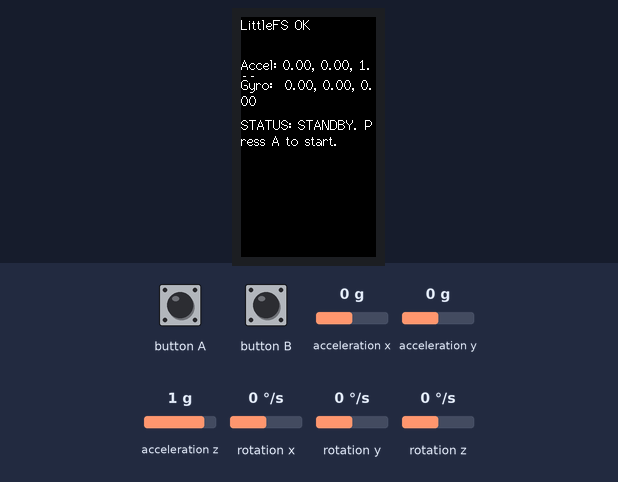
Recording of a sketch running on a simulated ESP32. Parts: 135×240 colour display. The test bench sets the inputs (shaded band); at power-on: acceleration x 0 g, acceleration y 0 g, acceleration z 1 g, rotation x 0 °/s, rotation y 0 °/s, rotation z 0 °/s. Storage starts empty.

Above: at 1.4 s.
1.5 s: button A pressed for 0.6 s
At 2.6 s:
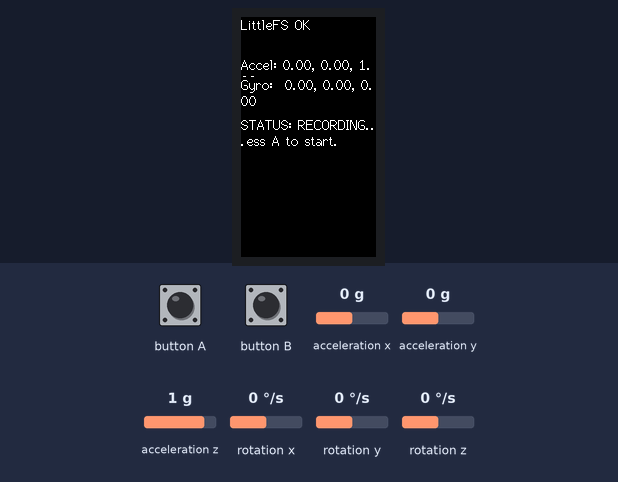
3.6 s: acceleration x set to -1.4 g
At 4.6 s:
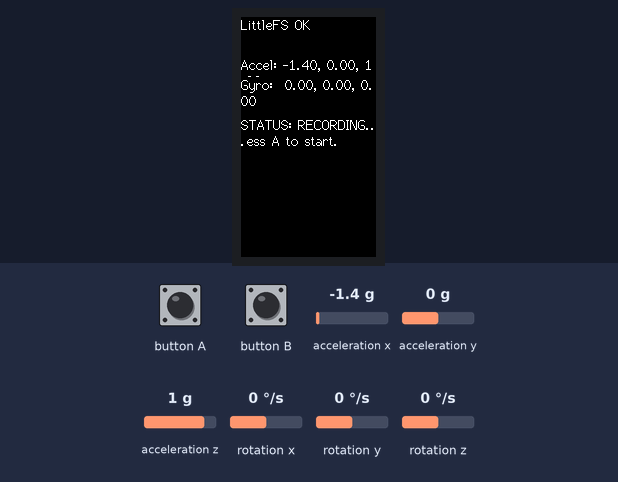
5.3 s: acceleration y set to -1.4 g
At 6.6 s:
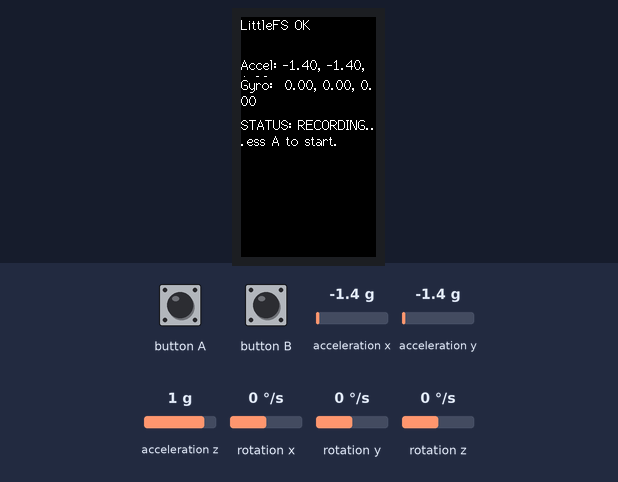
6.9 s: button A pressed for 1 s
At 7.9 s:
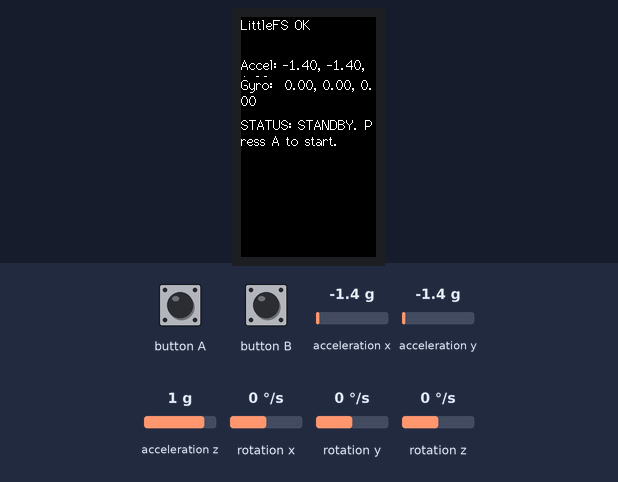
9.4 s: acceleration z set to -1.4 g
11.0 s: rotation x set to -192 °/s
At 11.5 s:
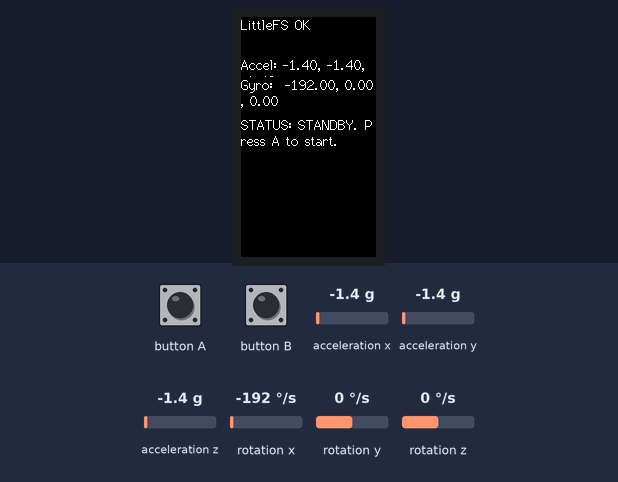
Timing chart, 0 to 13.5 s (numbered marks = the images above; inputs shaded):
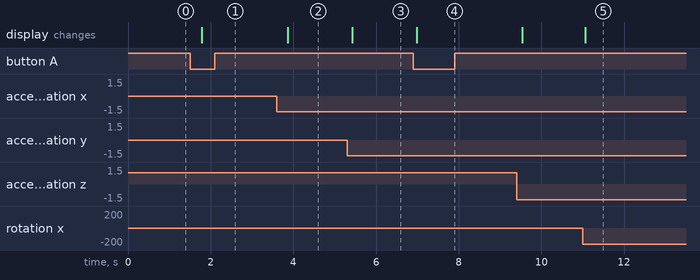

Measured:
- after the input at 1.5 s, the display: changes after 0.28 s (image 1)
- after the input at 3.6 s, the display: changes after 0.26 s (image 2)
- after the input at 5.3 s, the display: changes after 0.12 s (image 3)
- after the input at 6.9 s, the display: changes after 0.09 s (image 4)
- after the input at 11.0 s, the display: changes after 0.07 s (image 5)

The sketch:

m5-acc-gyro.ino
```cpp
#include <M5StickCPlus2.h>
#include <FS.h>
#include <LittleFS.h>

const char* LOG_FILE = "/log.csv";
bool isRecording = false; // State variable to track recording status

// --- Utility Functions ---

void setRecordingIndicator(bool on) {
  M5.Power.setLed(on ? 1 : 0);
}

void updateStatusDisplay() {
  M5.Lcd.setCursor(0, 100); // Display the status lower on the screen
  M5.Lcd.setTextColor(WHITE, BLACK);
  if (isRecording) {
    M5.Lcd.println("STATUS: RECORDING...");
  } else {
    M5.Lcd.println("STATUS: STANDBY. Press A to start.");
  }
}

// --- Setup ---

void setup() {
  auto cfg = M5.config();
  M5.begin(cfg);

  M5.Lcd.fillScreen(BLACK);
  M5.Lcd.setTextFont(2);
  M5.Lcd.setTextColor(WHITE, BLACK);
  M5.Lcd.setCursor(0, 0);

  // 1. Initialize LittleFS
  if (!LittleFS.begin(true)) {
    M5.Lcd.println("LittleFS Mount Failed");
    while (1) delay(100);
  }
  M5.Lcd.println("LittleFS OK");

  // 3. Write CSV Header (only if file is new/empty)
  File file = LittleFS.open(LOG_FILE, "a");
  if (file) {
    if (file.size() == 0) {
        // --- UPDATED CSV HEADER TO INCLUDE GYRO DATA ---
        file.println("AccelX,AccelY,AccelZ,GyroX,GyroY,GyroZ");
    }
    file.close();
  }

  setRecordingIndicator(false); // Start in standby mode (LED OFF)
  updateStatusDisplay();
}

// --- Main Loop ---

void loop() {
  // Update button state once per loop
  M5.update();

  // Check if Button A was pressed
  if (M5.BtnA.wasPressed()) {
    isRecording = !isRecording; // Toggle the state
    setRecordingIndicator(isRecording); // Turn LED ON/OFF
    updateStatusDisplay(); // Update the display text

    // Optional: Log the start/stop event to the file
    File file = LittleFS.open(LOG_FILE, "a");
    if (file) {
        if (isRecording) {
            file.println("--- RECORDING STARTED ---");
        } else {
            file.println("--- RECORDING STOPPED ---");
        }
        file.close();
    }
  }

  // Read data whether recording or not, but only display/log if recording
  float ax, ay, az;
  float gx, gy, gz; // --- DECLARE GYRO VARIABLES ---

  M5.Imu.getAccelData(&ax, &ay, &az);
  M5.Imu.getGyroData(&gx, &gy, &gz); // --- READ GYRO DATA ---

  // Display only Accel data to save screen space, or you can adjust the display logic
  M5.Lcd.setCursor(0, 40);
  M5.Lcd.printf("Accel: %.2f, %.2f, %.2f  ", ax, ay, az);
  M5.Lcd.setCursor(0, 60);
  M5.Lcd.printf("Gyro:  %.2f, %.2f, %.2f  ", gx, gy, gz); // Displaying Gyro data

  if (isRecording) {
    // --- Log Data to File ---
    File file = LittleFS.open(LOG_FILE, "a");
    if (file) {
      // --- UPDATED DATA STRING TO INCLUDE GYRO DATA ---
      String dataString = String(ax, 2) + "," + String(ay, 2) + "," + String(az, 2)
                        + "," + String(gx, 2) + "," + String(gy, 2) + "," + String(gz, 2);

      file.println(dataString);
      file.close();
    } else {
      M5.Lcd.setCursor(0, 80);
      M5.Lcd.println("File Write FAILED!");
    }
  }

  delay(500); // Half-second interval
}
```
